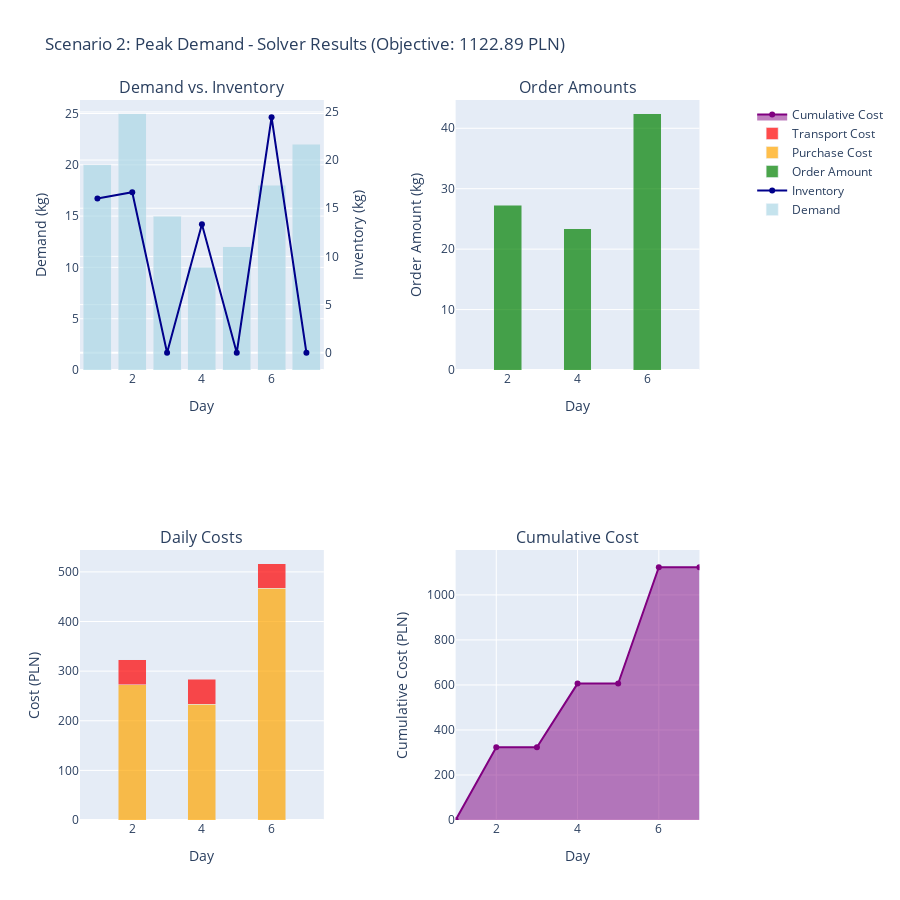

Notebook code cell kept with this figure:
### Markdown cell above
## Test Scenario 2: Peak Demand with Variable Pricing

High demand early in the week, lower prices on certain days.

### Code cell
# Scenario 2: Peak demand with variable pricing
scenario_2 = {
    "V_max": 150.0,  # kg
    "P": [12.0, 10.0, 14.0, 10.0, 13.0, 11.0, 15.0],  # Variable pricing (PLN/kg)
    "C": 50.0,  # PLN
    "D": [20.0, 25.0, 15.0, 10.0, 12.0, 18.0, 22.0],  # Variable demand
    "I0": 40.0,  # kg initial stock
    "alpha": 0.1,
    "T": 7
}

inp2 = SolverInput(**scenario_2)

try:
    sol2 = solve(inp2)
    df2 = solution_to_dataframe(sol2, inp2)
    print(f"Objective value: {sol2.objective_value:.2f} PLN")
    print(f"Orders placed on days: {[i+1 for i, y in enumerate(sol2.y) if y == 1]}")
    display(HTML(df2.to_html(index=False)))
    plot_scenario("Scenario 2: Peak Demand", sol2, inp2, df2)
except SolverFail as e:
    print(f"Solver failed: {e}")
    sol2 = None
    df2 = None

### Figure 1 — Plotly figure (JSON) as saved in the notebook; plotly's stock layout.template omitted (floating-point values rounded to 4 significant figures)
{"data": [{"marker": {"color": "lightblue"}, "name": "Demand", "opacity": 0.7, "type": "bar", "x": [1, 2, 3, 4, 5, 6, 7], "xaxis": "x", "y": [20, 25, 15, 10, 12, 18, 22], "yaxis": "y"}, {"line": {"color": "darkblue", "width": 2}, "mode": "lines+markers", "name": "Inventory", "type": "scatter", "x": [1, 2, 3, 4, 5, 6, 7], "xaxis": "x", "y": [16, 16.67, 0, 13.33, 0, 24.44, 0], "yaxis": "y2"}, {"marker": {"color": "green"}, "name": "Order Amount", "opacity": 0.7, "type": "bar", "x": [1, 2, 3, 4, 5, 6, 7], "xaxis": "x2", "y": [0, 27.27, 0, 23.33, 0, 42.44, 0], "yaxis": "y3"}, {"marker": {"color": "orange"}, "name": "Purchase Cost", "opacity": 0.7, "type": "bar", "x": [1, 2, 3, 4, 5, 6, 7], "xaxis": "x3", "y": [0.0, 272.7, 0.0, 233.3, 0.0, 466.9, 0.0], "yaxis": "y4"}, {"marker": {"color": "red"}, "name": "Transport Cost", "opacity": 0.7, "type": "bar", "x": [1, 2, 3, 4, 5, 6, 7], "xaxis": "x3", "y": [0.0, 50.0, 0.0, 50.0, 0.0, 50.0, 0.0], "yaxis": "y4"}, {"fill": "tozeroy", "line": {"color": "purple", "width": 2}, "mode": "lines+markers", "name": "Cumulative Cost", "type": "scatter", "x": [1, 2, 3, 4, 5, 6, 7], "xaxis": "x4", "y": [0.0, 322.7, 322.7, 606.0, 606.0, 1123.0, 1123.0], "yaxis": "y5"}], "layout": {"annotations": [{"font": {"size": 16}, "showarrow": false, "text": "Demand vs. Inventory", "x": 0.185, "xanchor": "center", "xref": "paper", "y": 1, "yanchor": "bottom", "yref": "paper"}, {"font": {"size": 16}, "showarrow": false, "text": "Order Amounts", "x": 0.755, "xanchor": "center", "xref": "paper", "y": 1, "yanchor": "bottom", "yref": "paper"}, {"font": {"size": 16}, "showarrow": false, "text": "Daily Costs", "x": 0.185, "xanchor": "center", "xref": "paper", "y": 0.375, "yanchor": "bottom", "yref": "paper"}, {"font": {"size": 16}, "showarrow": false, "text": "Cumulative Cost", "x": 0.755, "xanchor": "center", "xref": "paper", "y": 0.375, "yanchor": "bottom", "yref": "paper"}], "barmode": "stack", "height": 900, "showlegend": true, "title": {"text": "Scenario 2: Peak Demand - Solver Results (Objective: 1122.89 PLN)"}, "xaxis": {"anchor": "y", "domain": [0, 0.37], "title": {"text": "Day"}}, "xaxis2": {"anchor": "y3", "domain": [0.57, 0.94], "title": {"text": "Day"}}, "xaxis3": {"anchor": "y4", "domain": [0, 0.37], "title": {"text": "Day"}}, "xaxis4": {"anchor": "y5", "domain": [0.57, 0.94], "title": {"text": "Day"}}, "yaxis": {"anchor": "x", "domain": [0.625, 1], "title": {"text": "Demand (kg)"}}, "yaxis2": {"anchor": "x", "overlaying": "y", "side": "right", "title": {"text": "Inventory (kg)"}}, "yaxis3": {"anchor": "x2", "domain": [0.625, 1], "title": {"text": "Order Amount (kg)"}}, "yaxis4": {"anchor": "x3", "domain": [0, 0.375], "title": {"text": "Cost (PLN)"}}, "yaxis5": {"anchor": "x4", "domain": [0, 0.375], "title": {"text": "Cumulative Cost (PLN)"}}}}
